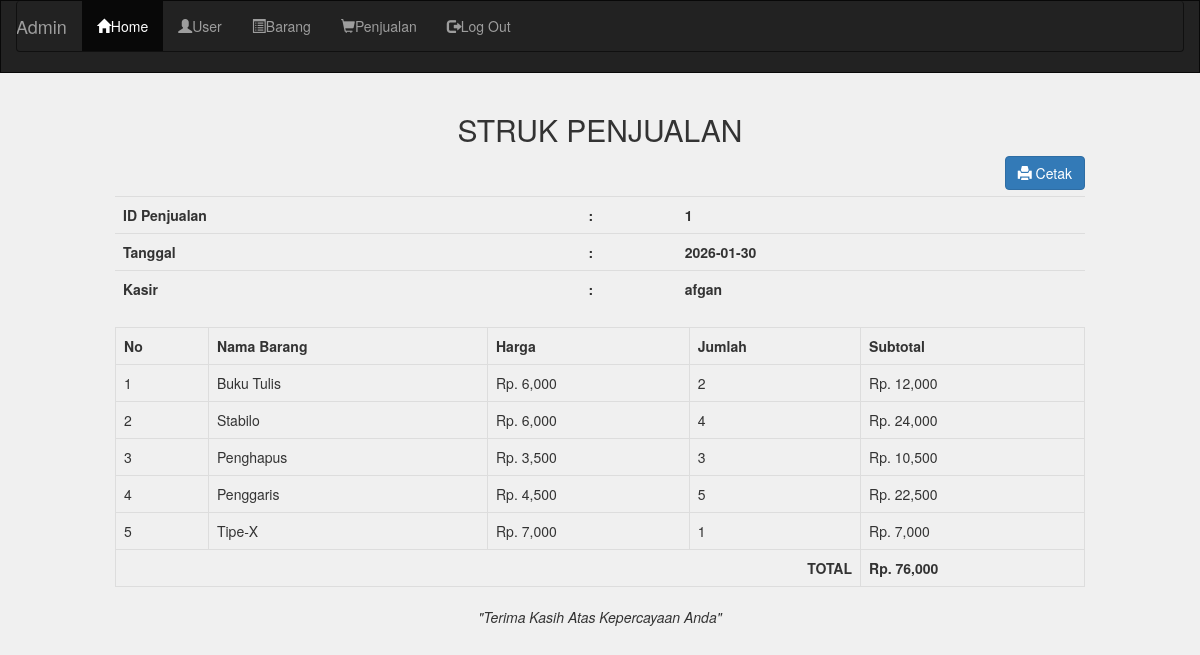
The app's page /admin/penjualan_invoice.php?id=1 (signed in) with its own data.
### tables this page shows
CREATE TABLE `penjualan` (
  `id_jual` int(11) NOT NULL,
  `tgl_jual` date NOT NULL,
  `total_harga` int(11) NOT NULL,
  `user_id` int(11) NOT NULL
);

CREATE TABLE `user` (
  `user_id` int(11) NOT NULL,
  `username` varchar(225) NOT NULL,
  `password` varchar(225) NOT NULL,
  `user_nama` varchar(225) NOT NULL,
  `user_status` int(11) NOT NULL
);

CREATE TABLE `penjualan_detail` (
  `detail_id` int(11) NOT NULL,
  `id_jual` int(11) NOT NULL,
  `id_barang` int(11) NOT NULL,
  `jumlah` int(11) NOT NULL,
  `harga` int(11) NOT NULL,
  `subtotal` int(11) NOT NULL
);

CREATE TABLE `barang` (
  `id_barang` int(11) NOT NULL,
  `nama_barang` varchar(225) NOT NULL,
  `harga_beli` int(11) NOT NULL,
  `harga_jual` int(11) NOT NULL,
  `stok` int(11) NOT NULL
);

### admin/penjualan_invoice.php (the view, shortened to what this page needs)
<?php
include 'header.php';
?>
<!DOCTYPE html>
<html lang="en">
<head>
    <link rel="stylesheet" href="../asset/css/bootstrap.css">
</head>
<body>
<div class="col-md-10 col-md-offset-1">
<?php
include '../koneksi.php';
$id = $_GET['id'];
$penjualan = mysqli_query($koneksi,"SELECT penjualan.*, user.username FROM penjualan JOIN user ON penjualan.user_id = user.user_id WHERE penjualan.id_jual='$id'");
while ($t = mysqli_fetch_array($penjualan)) {
?>
<center><h2>STRUK PENJUALAN</h2></center>
<a href="penjualan_invoice_cetak.php?id=<?= $id ?>" target="_blank"
   class="btn btn-primary pull-right">
   <i class="glyphicon glyphicon-print"></i> Cetak
</a>
<br><br>
<table class="table">
<tr><th>ID Penjualan</th><th>:</th><th><?= $t['id_jual'] ?></th></tr>
<tr><th>Tanggal</th><th>:</th><th><?= $t['tgl_jual'] ?></th></tr>
<tr><th>Kasir</th><th>:</th><th><?= $t['username'] ?></th></tr>
</table>
<table class="table table-bordered">
<tr>
    <th>No</th><th>Nama Barang</th><th>Harga</th>
    <th>Jumlah</th><th>Subtotal</th>
</tr>
<?php
$no = 1;
$detail = mysqli_query($koneksi,"
    SELECT penjualan_detail.*, barang.nama_barang
    FROM penjualan_detail
    JOIN barang ON penjualan_detail.id_barang = barang.id_barang
    WHERE penjualan_detail.id_jual='$id'
");
while ($d = mysqli_fetch_array($detail)) {
?>
<tr>
    <td><?= $no++ ?></td>
    <td><?= $d['nama_barang'] ?></td>
    <td>Rp. <?= number_format($d['harga']) ?></td>
    <td><?= $d['jumlah'] ?></td>
    <td>Rp. <?= number_format($d['subtotal']) ?></td>
</tr>
<?php } ?>
<tr>
    <th colspan="4" class="text-right">TOTAL</th>
    <th>Rp. <?= number_format($t['total_harga']) ?></th>
</tr>
</table>
<p class="text-center"><i>"Terima Kasih Atas Kepercayaan Anda"</i></p>
<?php } ?>
</div>
</body>
</html>

### records on screen
penjualan: id_jual "1", tgl_jual "2026-01-30", user.username "afgan", total_harga "76,000"
penjualan_detail: id_barang.nama_barang "Buku Tulis", harga "6,000", jumlah "2", subtotal "12,000"
penjualan_detail: id_barang.nama_barang "Stabilo", harga "6,000", jumlah "4", subtotal "24,000"
penjualan_detail: id_barang.nama_barang "Penghapus", harga "3,500", jumlah "3", subtotal "10,500"
penjualan_detail: id_barang.nama_barang "Penggaris", harga "4,500", jumlah "5", subtotal "22,500"
penjualan_detail: id_barang.nama_barang "Tipe-X", harga "7,000", jumlah "1", subtotal "7,000"
